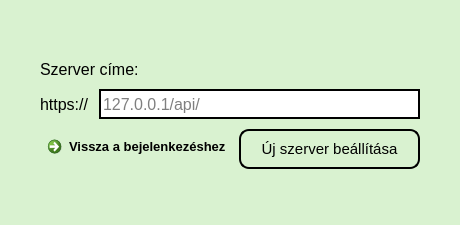
<?xml version="1.0" encoding="UTF-8"?>
<ui version="4.0">
 <class>new_server_form</class>
 <widget class="QWidget" name="new_server_form">
  <property name="geometry">
   <rect>
    <x>0</x>
    <y>0</y>
    <width>460</width>
    <height>225</height>
   </rect>
  </property>
  <property name="minimumSize">
   <size>
    <width>460</width>
    <height>225</height>
   </size>
  </property>
  <property name="maximumSize">
   <size>
    <width>460</width>
    <height>229</height>
   </size>
  </property>
  <property name="palette">
   <palette>
    <active>
     <colorrole role="Button">
      <brush brushstyle="SolidPattern">
       <color alpha="255">
        <red>217</red>
        <green>242</green>
        <blue>208</blue>
       </color>
      </brush>
     </colorrole>
     <colorrole role="Base">
      <brush brushstyle="SolidPattern">
       <color alpha="255">
        <red>255</red>
        <green>255</green>
        <blue>255</blue>
       </color>
      </brush>
     </colorrole>
     <colorrole role="Window">
      <brush brushstyle="SolidPattern">
       <color alpha="255">
        <red>217</red>
        <green>242</green>
        <blue>208</blue>
       </color>
      </brush>
     </colorrole>
    </active>
    <inactive>
     <colorrole role="Button">
      <brush brushstyle="SolidPattern">
       <color alpha="255">
        <red>217</red>
        <green>242</green>
        <blue>208</blue>
       </color>
      </brush>
     </colorrole>
     <colorrole role="Base">
      <brush brushstyle="SolidPattern">
       <color alpha="255">
        <red>255</red>
        <green>255</green>
        <blue>255</blue>
       </color>
      </brush>
     </colorrole>
     <colorrole role="Window">
      <brush brushstyle="SolidPattern">
       <color alpha="255">
        <red>217</red>
        <green>242</green>
        <blue>208</blue>
       </color>
      </brush>
     </colorrole>
    </inactive>
    <disabled>
     <colorrole role="Button">
      <brush brushstyle="SolidPattern">
       <color alpha="255">
        <red>217</red>
        <green>242</green>
        <blue>208</blue>
       </color>
      </brush>
     </colorrole>
     <colorrole role="Base">
      <brush brushstyle="SolidPattern">
       <color alpha="255">
        <red>217</red>
        <green>242</green>
        <blue>208</blue>
       </color>
      </brush>
     </colorrole>
     <colorrole role="Window">
      <brush brushstyle="SolidPattern">
       <color alpha="255">
        <red>217</red>
        <green>242</green>
        <blue>208</blue>
       </color>
      </brush>
     </colorrole>
    </disabled>
   </palette>
  </property>
  <property name="windowTitle">
   <string>Új szerver beállítása</string>
  </property>
  <property name="autoFillBackground">
   <bool>true</bool>
  </property>
  <layout class="QFormLayout" name="new_server_form_layout">
   <property name="horizontalSpacing">
    <number>10</number>
   </property>
   <property name="verticalSpacing">
    <number>10</number>
   </property>
   <property name="leftMargin">
    <number>40</number>
   </property>
   <property name="topMargin">
    <number>60</number>
   </property>
   <property name="rightMargin">
    <number>40</number>
   </property>
   <property name="bottomMargin">
    <number>60</number>
   </property>
   <item row="0" column="0">
    <widget class="QLabel" name="server_label">
     <property name="font">
      <font>
       <pointsize>12</pointsize>
      </font>
     </property>
     <property name="text">
      <string>Szerver címe:</string>
     </property>
    </widget>
   </item>
   <item row="1" column="0" colspan="2">
    <widget class="QGroupBox" name="server_address_group_box">
     <property name="sizePolicy">
      <sizepolicy hsizetype="Preferred" vsizetype="Preferred">
       <horstretch>0</horstretch>
       <verstretch>0</verstretch>
      </sizepolicy>
     </property>
     <property name="styleSheet">
      <string notr="true">border:none</string>
     </property>
     <property name="title">
      <string/>
     </property>
     <layout class="QHBoxLayout" name="server_address_horizontal_layout">
      <property name="spacing">
       <number>10</number>
      </property>
      <property name="leftMargin">
       <number>0</number>
      </property>
      <property name="topMargin">
       <number>0</number>
      </property>
      <property name="rightMargin">
       <number>0</number>
      </property>
      <property name="bottomMargin">
       <number>0</number>
      </property>
      <item>
       <widget class="QLabel" name="server_address_label">
        <property name="font">
         <font>
          <pointsize>12</pointsize>
         </font>
        </property>
        <property name="text">
         <string>https://</string>
        </property>
       </widget>
      </item>
      <item>
       <widget class="QLineEdit" name="server_address_line_edit">
        <property name="sizePolicy">
         <sizepolicy hsizetype="Expanding" vsizetype="Preferred">
          <horstretch>0</horstretch>
          <verstretch>0</verstretch>
         </sizepolicy>
        </property>
        <property name="minimumSize">
         <size>
          <width>0</width>
          <height>30</height>
         </size>
        </property>
        <property name="font">
         <font>
          <pointsize>12</pointsize>
         </font>
        </property>
        <property name="styleSheet">
         <string notr="true">border: 2px solid black;</string>
        </property>
        <property name="maxLength">
         <number>50</number>
        </property>
        <property name="placeholderText">
         <string>127.0.0.1/api/</string>
        </property>
       </widget>
      </item>
     </layout>
    </widget>
   </item>
   <item row="2" column="0">
    <widget class="QCommandLinkButton" name="back_to_login_cmd_link_btn">
     <property name="minimumSize">
      <size>
       <width>0</width>
       <height>40</height>
      </size>
     </property>
     <property name="maximumSize">
      <size>
       <width>16777215</width>
       <height>16777215</height>
      </size>
     </property>
     <property name="font">
      <font>
       <family>Segoe UI</family>
       <pointsize>10</pointsize>
      </font>
     </property>
     <property name="cursor">
      <cursorShape>PointingHandCursor</cursorShape>
     </property>
     <property name="layoutDirection">
      <enum>Qt::RightToLeft</enum>
     </property>
     <property name="text">
      <string>Vissza a bejelenkezéshez</string>
     </property>
    </widget>
   </item>
   <item row="2" column="1">
    <widget class="QPushButton" name="new_server_btn">
     <property name="sizePolicy">
      <sizepolicy hsizetype="Preferred" vsizetype="Preferred">
       <horstretch>0</horstretch>
       <verstretch>0</verstretch>
      </sizepolicy>
     </property>
     <property name="minimumSize">
      <size>
       <width>0</width>
       <height>40</height>
      </size>
     </property>
     <property name="font">
      <font>
       <pointsize>11</pointsize>
      </font>
     </property>
     <property name="cursor">
      <cursorShape>PointingHandCursor</cursorShape>
     </property>
     <property name="styleSheet">
      <string notr="true">background-color: #D9F2D0; border: 2px solid black; border-radius:10; padding-left:20px;padding-right:20px</string>
     </property>
     <property name="text">
      <string>Új szerver beállítása</string>
     </property>
    </widget>
   </item>
  </layout>
 </widget>
 <resources/>
 <connections/>
</ui>
